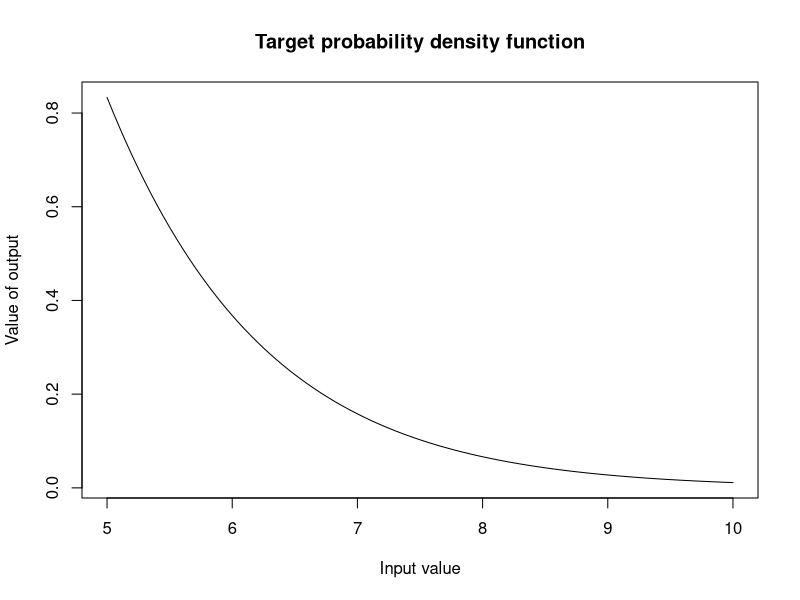
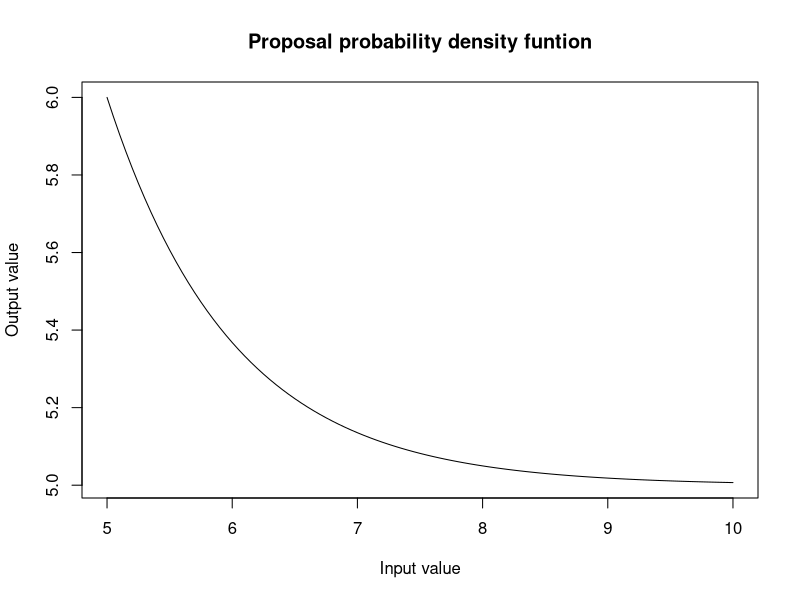
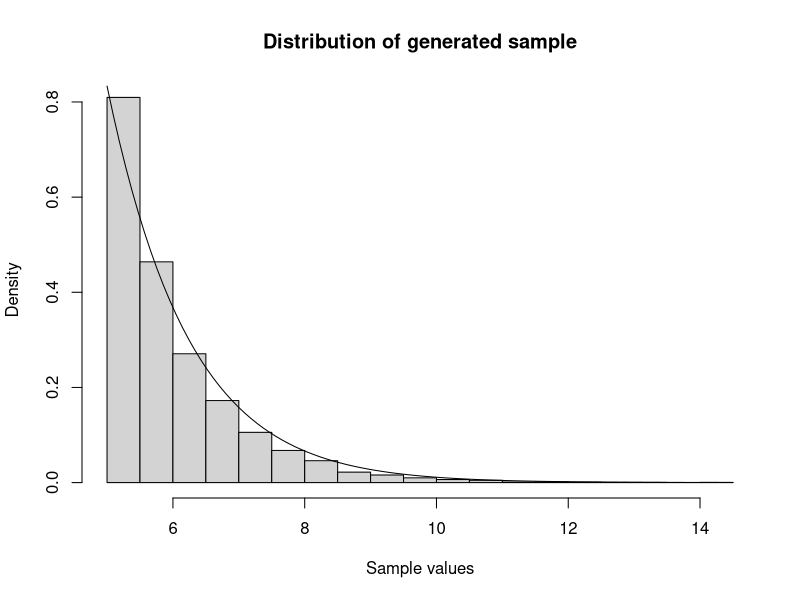

Here is the R script that generated these plots, in order:
#Monte Carlo Integration- Integration by Simulation-------------------------
#Defining our target pdf(density function to integrate) --------------------------
target_pdf<-function(x){
  (x*exp(-x))/(6*exp(-5))
}

#Defining proposal pdf number generator(density that we sample from a compare to target)--
proposal_pdf<- function(x){
  5 + rexp(1, rate =1)
}
proposal_pdf_graph<- function(x){
  5 + exp(-(x - 5))
}
#Graphing our target  and proposal probability density functions 
curve(target_pdf(x), from = 5, to =10, 
      xlab = "Input value",
      ylab = "Value of output",
      main = "Target probability density function")

curve(proposal_pdf_graph(x), from = 5, to = 10,
      xlab = "Input value",
      ylab = "Output value",
      main = "Proposal probability density funtion")

#Rejection Sampling function ------------------------------------
sim_gamma<-function(){
  set.seed(123)
  n<-5000
  sample_y<-numeric(n)
  count<-0
  while(count<n) {
    y<-proposal_pdf(1)
    #uniform comparison
    u<- runif(1,0,1)
    #accept or reject criteria
    
    if( u < target_pdf(y)/proposal_pdf(y))
      count<- count +1
    sample_y[count]<-y
    
  }
  return(sample_y)
}

#Graphical display of distribution of sample and pdf ------------- 
hist(sim_gamma(), freq = FALSE,
     main = "Distribution of generated sample",
     xlab = "Sample values")
curve(target_pdf(x), add = TRUE)
